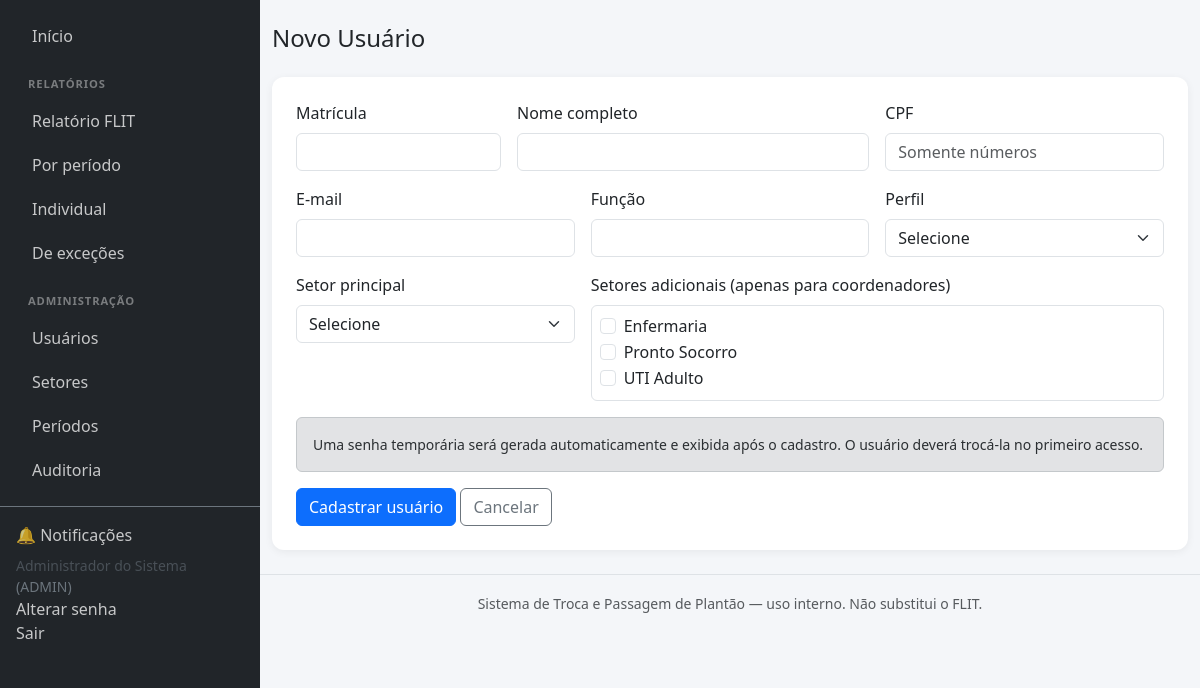
Page /public/usuarios_novo.php (signed in) on the committed database.
### tables this page shows
CREATE TABLE setores (
    id INT AUTO_INCREMENT PRIMARY KEY,
    nome VARCHAR(120) NOT NULL,
    status ENUM('ATIVO','INATIVO') NOT NULL DEFAULT 'ATIVO',
    criado_em DATETIME NOT NULL DEFAULT CURRENT_TIMESTAMP,
    atualizado_em DATETIME NOT NULL DEFAULT CURRENT_TIMESTAMP ON UPDATE CURRENT_TIMESTAMP
);

### app/Helpers/helpers.php (called while the page is built, shortened)
<?php
function h(?string $value): string
{
    return htmlspecialchars((string)($value ?? ''), ENT_QUOTES, 'UTF-8');
}
function url(string $path = ''): string
{
    $script = $_SERVER['SCRIPT_NAME'] ?? '';
    $base = str_replace('\\', '/', dirname($script));
    $base = rtrim($base, '/');
    return $base . '/' . ltrim($path, '/');
}
function old(string $key, $default = '')
{
    $old = \App\Core\Session::flash('_old');
    return h($old[$key] ?? $default);
}
function view(string $viewPath, array $dados = []): void
{
    $root = dirname(__DIR__, 2);
    extract($dados, EXTR_SKIP);
    $conteudoView = $root . '/views/' . $viewPath . '.php';
    require $root . '/views/partials/header.php';
    require $conteudoView;
    require $root . '/views/partials/footer.php';
}

### public/usuarios_novo.php (called while the page is built, shortened)
<?php
require_once __DIR__ . '/../app/Core/bootstrap.php';
$setorRepo = new SetorRepository();
$setores = $setorRepo->listarTodos(true);
view('usuarios/novo', compact('setores', 'perfis'));

### app/Core/Session.php (called while the page is built, shortened)
<?php
class Session
{
    public static function flash(string $key, $value = null)
    {
        $data = $_SESSION['_flash'][$key] ?? null;
        return $data;
    }
}

### app/Core/bootstrap.php (called while the page is built, shortened)
<?php
$root = dirname(__DIR__, 2);
spl_autoload_register(function (string $class) use ($root) {
    $prefix = 'App\\';
    $relative = substr($class, strlen($prefix));
    $file = $root . '/app/' . str_replace('\\', '/', $relative) . '.php';
});
require_once __DIR__ . '/../Helpers/helpers.php';

### app/Core/Database.php (called while the page is built, shortened)
<?php
class Database
{
    private static ?PDO $instance = null;
    public static function connection(): PDO
    {
        if (self::$instance === null) {
            $config = require __DIR__ . '/../../config/database.php';
            $dsn = sprintf(
                'mysql:host=%s;port=%s;dbname=%s;charset=%s',
                $config['host'],
                $config['port'],
                $config['database'],
                $config['charset']
            );
            try {
                self::$instance = new PDO($dsn, $config['username'], $config['password'], [
                    PDO::ATTR_ERRMODE            => PDO::ERRMODE_EXCEPTION,
                    PDO::ATTR_DEFAULT_FETCH_MODE => PDO::FETCH_ASSOC,
                    PDO::ATTR_EMULATE_PREPARES   => false,
                ]);
            } catch (PDOException $e) {
                error_log('Erro de conexão com o banco: ' . $e->getMessage());
                http_response_code(500);
                die('Não foi possível conectar ao banco de dados. Verifique config/database.php.');
            }
        }
        return self::$instance;
    }
}

### app/Repositories/SetorRepository.php (called while the page is built, shortened)
<?php
class SetorRepository
{
    private PDO $db;
    public function __construct()
    {
        $this->db = Database::connection();
    }
    public function listarTodos(bool $apenasAtivos = false): array
    {
        $sql = "SELECT * FROM setores";
        if ($apenasAtivos) $sql .= " WHERE status = 'ATIVO'";
        $sql .= " ORDER BY nome";
        return $this->db->query($sql)->fetchAll();
    }
}

### views/usuarios/novo.php (the view, shortened to what this page needs)
<h4 class="mb-4">Novo Usuário</h4>
<div class="card card-dashboard p-4">
  <form method="post" action="<?= url('usuarios_novo.php') ?>">
    <div class="row g-3 mb-3">
      <div class="col-md-3"><label class="form-label">Matrícula</label><input type="text" name="matricula" class="form-control" value="<?= old('matricula') ?>" required></div>
      <div class="col-md-5"><label class="form-label">Nome completo</label><input type="text" name="nome" class="form-control" value="<?= old('nome') ?>" required></div>
      <div class="col-md-4"><label class="form-label">CPF</label><input type="text" name="cpf" class="form-control" value="<?= old('cpf') ?>" required placeholder="Somente números"></div>
    </div>
    <div class="row g-3 mb-3">
      <div class="col-md-4"><label class="form-label">E-mail</label><input type="email" name="email" class="form-control" value="<?= old('email') ?>" required></div>
      <div class="col-md-4"><label class="form-label">Função</label><input type="text" name="funcao" class="form-control" value="<?= old('funcao') ?>" required></div>
      <div class="col-md-4"><label class="form-label">Perfil</label>
        <select name="perfil_id" class="form-select" required>
          <option value="">Selecione</option>
        </select>
      </div>
    </div>
    <div class="row g-3 mb-3">
      <div class="col-md-4"><label class="form-label">Setor principal</label>
        <select name="setor_id" class="form-select" required>
          <option value="">Selecione</option>
        </select>
      </div>
      <div class="col-md-8">
        <label class="form-label">Setores adicionais (apenas para coordenadores)</label>
        <div class="border rounded p-2" style="max-height:120px; overflow:auto;">
          <?php foreach ($setores as $s): ?>
            <div class="form-check">
              <input class="form-check-input" type="checkbox" name="setores_extra[]" value="<?= $s['id'] ?>" id="se<?= $s['id'] ?>">
              <label class="form-check-label" for="se<?= $s['id'] ?>"><?= h($s['nome']) ?></label>
            </div>
          <?php endforeach; ?>
        </div>
      </div>
    </div>
    <div class="alert alert-secondary small">Uma senha temporária será gerada automaticamente e exibida após o cadastro. O usuário deverá trocá-la no primeiro acesso.</div>
    <button type="submit" class="btn btn-primary">Cadastrar usuário</button>
    <a href="<?= url('usuarios_lista.php') ?>" class="btn btn-outline-secondary">Cancelar</a>
  </form>
</div>

### public/assets/css/estilo.css (style rules this page uses)
body { background-color: #f4f6f9; }
.card-dashboard { border: none; border-radius: 12px; box-shadow: 0 2px 8px rgba(0,0,0,.06); }

### rows in the picture
setores: nome "Enfermaria"
setores: nome "Pronto Socorro"
setores: nome "UTI Adulto"

### other values in the picture
Auth::nome() "Administrador do Sistema"
Auth::perfil() "ADMIN"
